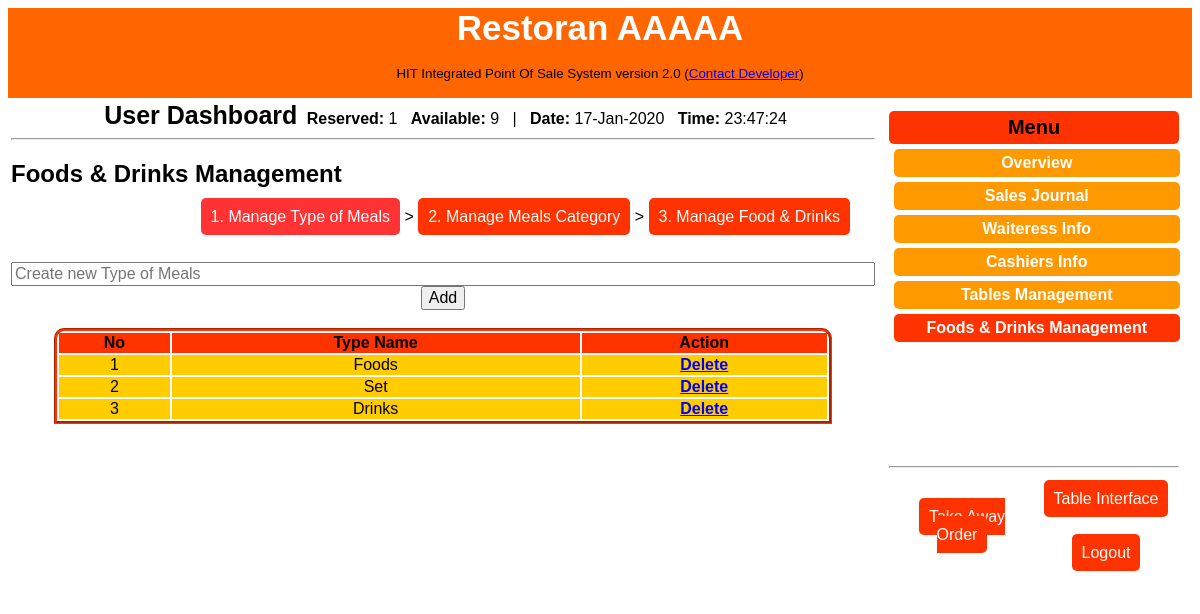
/cashiers/manage_type.php (signed in), run on the app's committed database.
### tables this page shows
CREATE TABLE `types` (
  `type_id` int(11) NOT NULL,
  `type_name` varchar(255) NOT NULL
);

### cashiers/manage_type.php (the view, shortened to what this page needs)
<?php
if(isset($_SESSION["user_name"])){
require_once("template/._header.php");
require_once("includes/connection.php");
$available = "0";
$reserved = "1";
$qtable_ava = mysqli_query($conn, "SELECT * FROM tables WHERE table_status = '{$available}'");
$rwqt_ava = mysqli_num_rows($qtable_ava);
$qtable_res = mysqli_query($conn, "SELECT * FROM tables WHERE table_status = '{$reserved}'");
$rwqt_res = mysqli_num_rows($qtable_res);
?>
<div align="center">
        <strong style="font-size:25px; padding: 5px;">User Dashboard</strong>
            <strong>Reserved:</strong> <?= $rwqt_res ?> &nbsp;  <strong>Available:</strong> <?= $rwqt_ava ?>
            &nbsp; | &nbsp;
            <strong>Date:</strong> <?= date("d-M-Y",time() - 54000) ?>  &nbsp;
            <strong>Time:</strong> <?= date("H:i:s",time() + 54000) ?>
            	<hr /></div>
	<h2>Foods & Drinks Management</h2>
        <div align="right" id="rb_menu" style="margin-right:25px;"><a href="manage_type.php"  style=" background:#F33;">1. Manage Type of Meals</a> > <a href="manage_category.php">2. Manage Meals Category</a> > <a href="db_food_drink_management.php">3. Manage Food & Drinks</a></div>
    <br />
        <br />
	<div align="center">
    <form action="" method="POST" >
    	<input
        style=" font-size:16px;"
        type="text" placeholder="Create new Type of Meals" name="type_name" size="90" />
        <input style="font-size:16px;" type="submit" value="Add" name="submit" />
    </form>
    </div>
    <br />
    <table width="90%" align="center" class="tbl" style="border:#F30 groove; border-top-right-radius:10px; border-top-left-radius:10px;">
    	<tr style="background:#F30;" >
			<th>No</th>
            <th>Type Name</th>
            <th>Action</th>
        </tr>
       	<?php
			$no = 0 + 1;
			$qtype = mysqli_query($conn, "SELECT * FROM types");
			while($rqtype = mysqli_fetch_array($qtype)){
		?>
       	<tr>
        	<td align="center"><?= $no ?></td>
            <td align="center"><?= $rqtype["type_name"] ?></td>
            <td align="center"><div id="delete_button"><a href="del_type.php?type_id=<?= $rqtype["type_id"] ?>"><strong>Delete</strong></a></div></td>
		</tr>
		<?php $no++; } ?>
	</table>
</td>
        <td width="35%" valign="top" align="center">
            <div id="right_bar" align="center">
                <div id="rb_total" align="center" style="height:275px;">
                    <div align="center" id="rbt_rm" style="background:#F30; border-radius:5px; padding:5px;">
                        <strong style="font-size:20px;">Menu</strong>
                    </div>
                   <div id="menudb_inactive" style="" align="center">
                        <a href="dashboard.php">
                        <div align="center">
                        <strong style="color:#fff;">Overview</strong>
                        </div></a>
                   </div>
                   <div id="menudb_inactive" style="" align="center">
                        <a href="db_sale_journal.php">
                        <div align="center">
                        <strong style="color:#fff;">Sales Journal</strong>
                        </div></a>
                   </div>
                   <div id="menudb_inactive" style="" align="center">
                        <a href="db_waiteress_info.php">
                        <div align="center">
                        <strong style="color:#fff;">Waiteress Info</strong>
                        </div></a>
                   </div>
                   <div id="menudb_inactive" style="" align="center">
                        <a href="db_cashier_info.php">
                        <div align="center">
                        <strong style="color:#fff;">Cashiers Info</strong>
                        </div></a>
                   </div>
                   <div id="menudb_inactive" style="" align="center">
                        <a href="db_table_management.php">
                        <div align="center">
                        <strong style="color:#fff;">Tables Management</strong>
                        </div></a>
                   </div>
                   <div id="menudb_active" style="" align="center">
                        <a href="db_food_drink_management.php">
                        <div align="center">
                        <strong style="color:#fff;">Foods & Drinks Management</strong>
                        </div></a>
                   </div>
           		</div>
            <br /><br /><br /><br />
         <hr />
         <table width="100%" height="100" border="0">
         	<tr>
         		<td width="50%" >
                	<div align="center" id="rb_menu">
                    	<a href="">Take Away Order</a>
                    </div>
                </td>
                <td>
                	<div align="center" id="rb_menu">
                		<a href="index.php">Table Interface</a><br /><br /><br />
                		<a href="logout.php">Logout</a>
                   	</div>
                </td>
         	</tr>
         </table>
         </div>
         </td>
     </tr>
</table>
</body>
</html>
<?php
}else{
	header("Location: ../index.php");
}
?>

### cashiers/template/style.css (style rules this page uses)
body { font-family:Verdana, Geneva, sans-serif; }
div#right_bar { background:#fff; padding: 10px; }
div#rb_menu > a { background:#F30; color:#FFF; padding:10px; border-radius:5px; font-size:16px; text-decoration:none; }
div#menudb_inactive { width:100%; }
div#menudb_inactive > a { float: left; width:95%; margin-left:5px; padding:5px; background: #F90; border-radius:5px; text-decoration:none; margin-top:5px; }
div#menudb_active > a { float: left; width:95%; margin-left:5px; padding:5px; background: #F30; border-radius:5px; text-decoration:none; margin-top:5px; }
.tbl tr { background-color: #FC0; }
div#delete_button > a { color:blue; }

### data on the page
types: type_name "Foods"
types: type_name "Set"
types: type_name "Drinks"

### other printed values
$rwqt_res "1"
$rwqt_ava "9"
